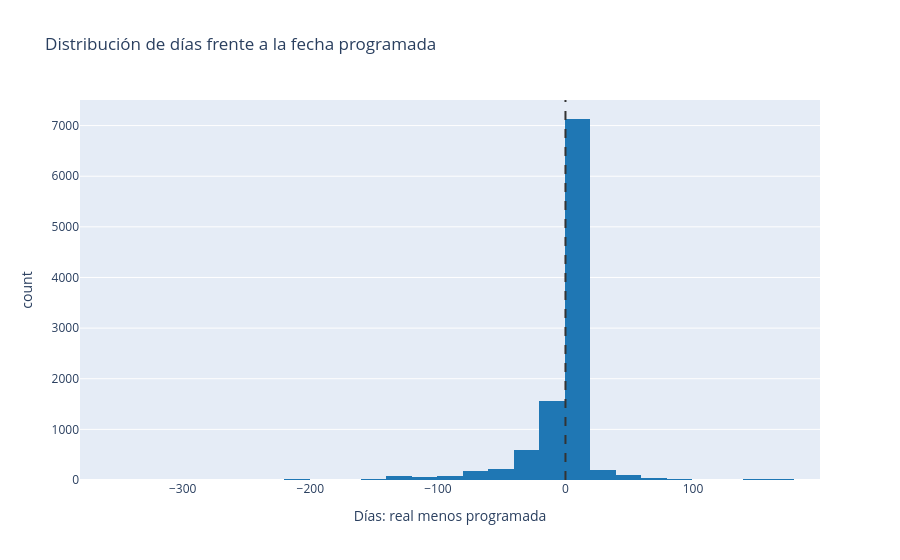

Notebook cell for this chart:
### Code cell
# ¿Cómo se distribuyen los días de diferencia frente a la fecha prometida?

px.histogram(
    shipments,
    x="DeliveryDaysVsSchedule",
    nbins=45,
    title="Distribución de días frente a la fecha programada",
    labels={"DeliveryDaysVsSchedule": "Días: real menos programada", "count": "Envíos"},
    color_discrete_sequence=["#1f77b4"],
).add_vline(x=0, line_dash="dash", line_color="#333333")

### Figure 1 — Plotly figure (JSON) as saved in the notebook; plotly's stock layout.template omitted (floating-point values rounded to 4 significant figures; data arrays with more than 128 entries replaced by an {"elided": "..."} marker saying what was removed)
{"data": [{"alignmentgroup": "True", "bingroup": "x", "hovertemplate": "Días: real menos programada=%{x}<br>count=%{y}<extra></extra>", "legendgroup": "", "marker": {"color": "#1f77b4", "pattern": {"shape": ""}}, "name": "", "nbinsx": 45, "offsetgroup": "", "orientation": "v", "showlegend": false, "type": "histogram", "x": {"elided": "10324 int values"}, "xaxis": "x", "yaxis": "y"}], "layout": {"barmode": "relative", "legend": {"tracegroupgap": 0}, "shapes": [{"line": {"color": "#333333", "dash": "dash"}, "type": "line", "x0": 0, "x1": 0, "xref": "x", "y0": 0, "y1": 1, "yref": "y domain"}], "title": {"text": "Distribución de días frente a la fecha programada"}, "xaxis": {"anchor": "y", "domain": [0, 1], "title": {"text": "Días: real menos programada"}}, "yaxis": {"anchor": "x", "domain": [0, 1], "title": {"text": "count"}}}}
